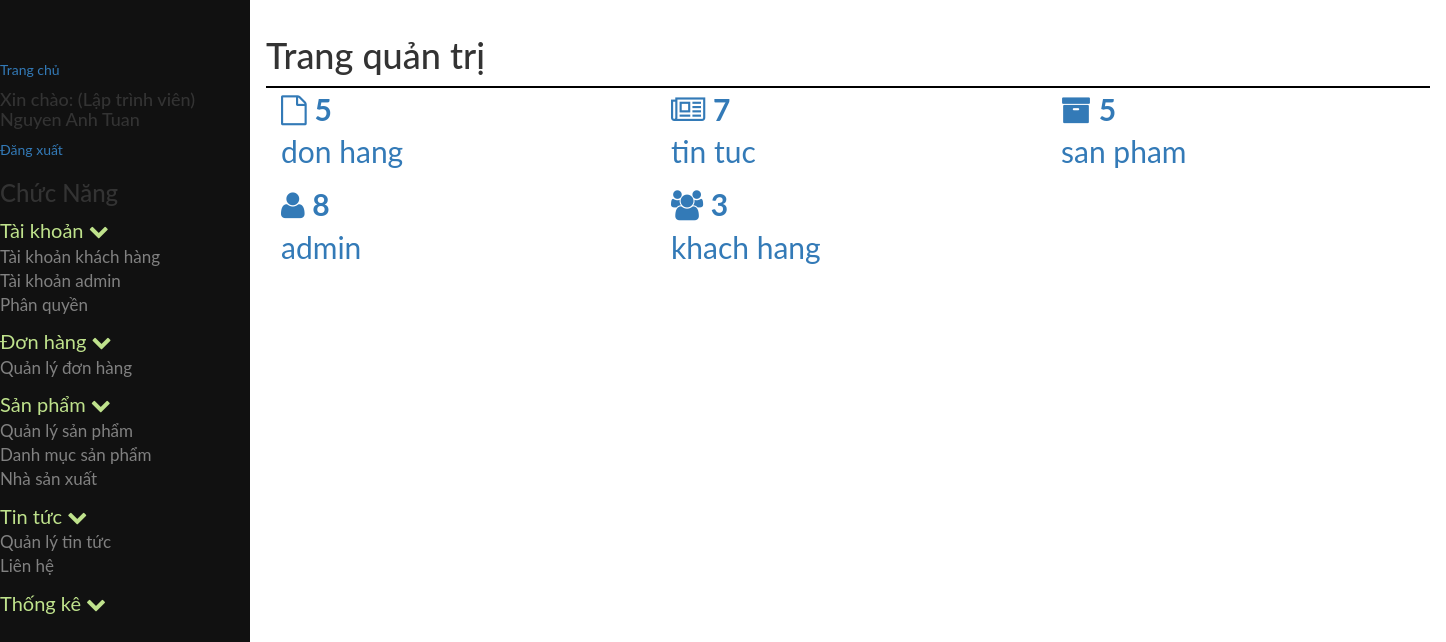
The app's page /admin/index.php (signed in) with its own data.
### tables this page shows
CREATE TABLE `tb_phanquyen` (
  `id` int(11) NOT NULL,
  `id_nhom` int(11) NOT NULL,
  `id_chucnang` int(11) NOT NULL
);

CREATE TABLE `tb_chucnang` (
  `id` int(11) NOT NULL,
  `ten` varchar(255) NOT NULL,
  `trangthai` tinyint(4) NOT NULL,
  `url` varchar(255) NOT NULL,
  `f_order` int(11) NOT NULL,
  `id_parent` int(11) NOT NULL,
  `nhanurl` varchar(255) NOT NULL,
  `hienthi` tinyint(4) NOT NULL,
  `bieutuong` varchar(255) NOT NULL
);

### admin/cores/loader.php (called while the page is built, shortened)
<?php
class loader
{
	public function view($name='',$data=array())
	{
		extract($data);
		include BASEPATH.'views/'.$name.'.php' ;
	}
}
?>

### admin/controllers/admin/page.php (called while the page is built, shortened)
<?php
class page extends JATOVI_Controller
{
	public $JATOVI = '';
	function __construct($JATOVI)
	{
		$this->JATOVI = $JATOVI;
	}
	public function index()
	{
		$data['content'] = 'admin/page/index';
		$data['contentdata'] = array();
		include BASEPATH.'models/admin/page_model.php';
		$countdh = $page_model->countdh();
		$sodh = count($countdh);
		$data['contentdata']['sodh']= $sodh;
		$sosp = count($countdh);
		$data['contentdata']['sosp']= $sosp;
		$counttt = $page_model->counttt();
		$sott = count($counttt);
		$data['contentdata']['sott']= $sott;
		$countadmin = $page_model->countadmin();
		$soadmin = count($countadmin);
		$data['contentdata']['soadmin']= $soadmin;
		$countkh = $page_model->countkh();
		$sokh = count($countkh);
		$data['contentdata']['sokh']= $sokh;
		$data['JATOVI']=$this->JATOVI;
		$this->JATOVI->load->view('admin/master',$data);
	}
}
?>

### admin/models/admin/phanquyenchucnang.php (called while the page is built, shortened)
<?php
include_once 'JATOVI_Model.php';
class phanquyenchucnang extends JATOVI_Model
{
	private $_table = "tb_phanquyen";
	private $_table2 = "tb_chucnang";
	public function getrole($id_nhom)
	{
		$sql = "SELECT * FROM {$this->_table}  INNER JOIN {$this->_table2} WHERE id_nhom = {$id_nhom} AND {$this->_table}.id_chucnang = {$this->_table2}.id ";
		$query = $this->connection->prepare($sql);
		$query->execute();
		$result = $query->fetchAll();
		return $result;
	}
}
$phanquyenchucnang = new phanquyenchucnang();
?>

### admin/models/admin/JATOVI_Model.php (called while the page is built, shortened)
<?php
class JATOVI_Model
{
	private $host = 'localhost';
	private $dbname = 'project_jatovi';
	private $dbuser = 'root';
	private $dbpass = '';
	function __construct()
	{
		try {
			$this->connection  = new PDO("mysql:host={$this->host};dbname={$this->dbname};charset=utf8",$this->dbuser,$this->dbpass);
		} catch (PDOException $e) {
			echo "(DB connection error) Lỗi kết nối cơ sở dữ liệu: ".$e->getMessage();
		}
	}
}
?>

### admin/views/admin/page/index.php (the view)
<?php include_once BASEPATH.'/controllers/admin/page.php';	 ?>
<h1>Trang quản trị</h1>
<div style="border: solid 1px black"></div>
<div class="container" style="font-size: 30px">
	<div class="row">
		<div class="col-md-4">
			<a href="<?=base_url."index.php?module=quanlydonhang"?>">
				<i  class="fa fa-file-o"></i>
				<b><?= $sodh;?></b>
				<p>don hang</p>
			</a>
		</div>
		<div class="col-md-4">
			<a href="<?=base_url."index.php?module=quanlytintuc"?>">
				<i  class="fa fa-newspaper-o"></i>
				<b><?= $sott;?></b>
				<p>tin tuc</p>
			</a>
		</div>
		<div class="col-md-4">
			<a href="<?=base_url."index.php?module=quanlysanpham"?>">
				<i  class="fa fa-archive"></i>
				<b><?= $sosp;?></b>
				<p>san pham</p>
			</a>
		</div>
	</div>
	<div class="row">
		<div class="col-md-4">
			<a href="<?=base_url."index.php?module=taikhoanadmin"?>">
				<i  class="fa fa-user"></i>
				<b><?= $soadmin;?></b>
				<p>admin</p>
			</a>
		</div>
		<div class="col-md-4">
			<a href="<?=base_url."index.php?module=taikhoankhachhang"?>">
				<i  class="fa fa-users"></i>
				<b><?= $sokh;?></b>
				<p>khach hang</p>
			</a>
		</div>
		<div class="col-md-4">
		</div>
	</div>
</div>

### admin/views/admin/partial/sidebar.php (shortened to what this page needs)
<?php
	include_once BASEPATH.'models/admin/phanquyenchucnang.php';
	$chucnang = $phanquyenchucnang->getrole($_SESSION['userGroup']);
	$menu = array();
	foreach ($chucnang as $p) {
		if ($p['id_parent']==0) {
			$child=array();
			foreach ($chucnang as $p2) {
				if ($p2['id_parent']==$p['id']) {
					$child[]=$p2;
				}
			}
			$menu[]=array(
				'parent'=>$p,
				'child'=>$child
			);
		}
	}
?>
<nav class="sidenav" id="mySidenav">
	<a href="<?=base_url?>index.php">Trang chủ</a>
	<h4>Xin chào: <?='('.$_SESSION['userChucdanh'].')'?> <?=$_SESSION['userName']?></h4>
	<a href="<?=base_url?>index.php?module=page&action=page_logout">Đăng xuất</a>
	<h3>Chức Năng</h3>
	<?php foreach($menu as $value): ?>
		<ul>
			<li>
				<a class="parent_text">
					<?php echo $value['parent']['ten']; ?>
					<span class="fa fa-chevron-down"></span>
				</a>
				<ul>
					<?php foreach($value['child'] as $child): ?>
						<li class="<?=$child['hienthi']==0?"hidden":""?>">
							<a href="<?=base_url.'index.php?module='.$child['url']?>">
								<?=$child['ten']?>
							</a>
						</li>
					<?php endforeach; ?>
				</ul>
			</li>
		</ul>
	<?php endforeach; ?>
</nav>

### admin/public/scripts/css/style.css (style rules this page uses)
body { font-family: "Lato", sans-serif; }
body .sidenav { height: 100%; width: 250px; position: fixed; z-index: 1; top: 0; left: 0; background-color: #111; overflow-x: hidden; transition: 0.5s; padding-top: 60px; }
body .sidenav ul { list-style-type: none; padding-left: 0px; }
body .sidenav ul li a { text-decoration: none; font-size: 17px; color: #818181; display: block; transition: 0.3s; }
body .sidenav ul li .parent_text { font-size: 20px; color: #BFE28C; }

### records on screen
tb_phanquyen: id_chucnang.ten "Tài khoản"
tb_phanquyen: id_chucnang.ten "Tài khoản khách hàng"
tb_phanquyen: id_chucnang.ten "Tài khoản admin"
tb_phanquyen: id_chucnang.ten "Phân quyền"
tb_phanquyen: id_chucnang.ten "Đơn hàng"
tb_phanquyen: id_chucnang.ten "Quản lý đơn hàng"
tb_phanquyen: id_chucnang.ten "Sản phẩm"
tb_phanquyen: id_chucnang.ten "Quản lý sản phẩm", id "8"
tb_phanquyen: id_chucnang.ten "Danh mục sản phẩm"
tb_phanquyen: id_chucnang.ten "Nhà sản xuất"
tb_phanquyen: id_chucnang.ten "Tin tức"
tb_phanquyen: id_chucnang.ten "Quản lý tin tức"
tb_phanquyen: id_chucnang.ten "Liên hệ"
tb_phanquyen: id_chucnang.ten "Thống kê"
tb_chucnang: id_parent "3"

### other values on screen
$_SESSION['userChucdanh'] "Lập trình viên"
$_SESSION['userName'] "Nguyen Anh Tuan"
$sodh "5"
$sott "7"
$sosp "5"
